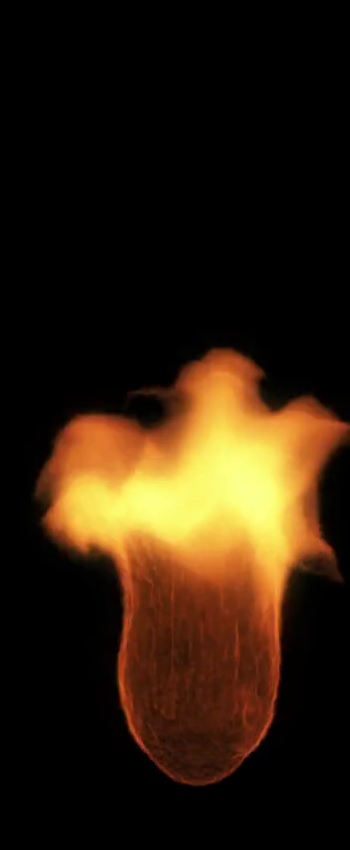
#> input picture energy/Light_a_Fire/graphics/crop_image_flame/frame_59.png, 350 x 850 px, found by its file name; its folder holds only this picture in this run
$ python change_pic.py
#> lines starting #> are read from the running program, lines starting #| are printed output that depends on the picture; after the words box and inside, x2 and y2 are one past the last pixel; in counts of white or black regions, pixels touching at a corner belong together
import os
import cv2
import numpy as np
import shutil


# [20 lines left out: functions rename_png, extract_numbers, not called in this run]


def remove_black_bg(source_folder_path, output_folder_path):
    os.makedirs(output_folder_path, exist_ok=True)

    # Lister et trier les fichiers du dossier source
    image_files = sorted(os.listdir(source_folder_path))

    # Appliquer la transparence aux images avec OpenCV
    for file_name in image_files:
        img_path = os.path.join(source_folder_path, file_name)
        img = cv2.imread(img_path, cv2.IMREAD_UNCHANGED)

        # Vérifier que l'image est bien chargée
        if img is None:
            print(f"⚠️ Impossible de lire l'image : {file_name}")
            continue

        # Convertir en RGBA si l'image n'a pas de canal alpha
        if img.shape[-1] != 4:
            img = cv2.cvtColor(img, cv2.COLOR_BGR2BGRA)

        #Détecter et rendre le fond noir transparent
        threshold = 50
        mask = (img[:, :, 0] < threshold) & (img[:, :, 1] < threshold) & (img[:, :, 2] < threshold)

        # #pour fond blanc
        # threshold = 200  # tu peux ajuster si besoin
        # mask = (img[:, :, 0] > threshold) & (img[:, :, 1] > threshold) & (img[:, :, 2] > threshold)

        img[mask, 3] = 0  # Appliquer la transparence

        # Sauvegarder avec le même nom
        transparent_img_path = os.path.join(output_folder_path, file_name)
        cv2.imwrite(transparent_img_path, img)

    print("✅ Toutes les images ont été traitées avec succès sans modifier leur nom !")


# [81 lines left out: functions extraction_pic, crop_image_center_down, not called in this run]


def rotate_images_90_degrees(input_folder, output_folder):
    # Crée le dossier de sortie s'il n'existe pas
    os.makedirs(output_folder, exist_ok=True)

    # Parcourt tous les fichiers dans le dossier d'entrée
    for filename in os.listdir(input_folder):
        input_path = os.path.join(input_folder, filename)

        # Vérifie que c'est un fichier image
        if filename.lower().endswith(('.png', '.jpg', '.jpeg', '.bmp', '.gif')):
            try:
                # Lis l'image avec OpenCV
                img = cv2.imread(input_path)
#> img is the input picture: shape (850, 350, 3); mean B, G, R 12.3, 29.9, 45.8

                if img is None:
                    print(f"Impossible de lire l'image : {filename}")
                    continue

                # Rotate l'image de 90 degrés dans le sens horaire
                rotated = cv2.rotate(img, cv2.ROTATE_90_CLOCKWISE)
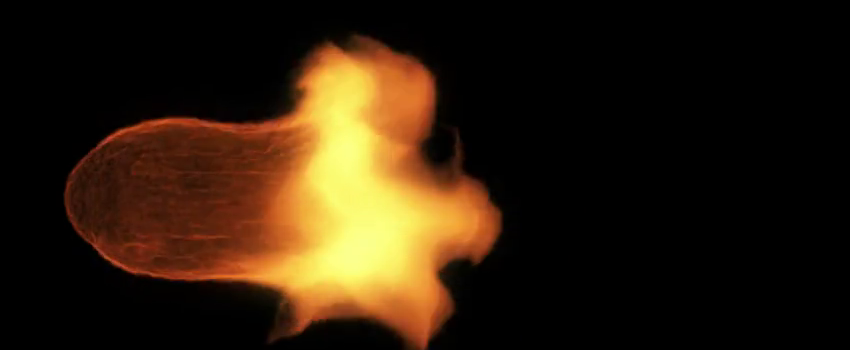
#> rotated: shape (350, 850, 3); mean B, G, R 12.3, 29.9, 45.8

                # Enregistre l'image tournée
                output_path = os.path.join(output_folder, filename)
                cv2.imwrite(output_path, rotated)
                print(f"Image sauvegardée : {output_path}")

            except Exception as e:
                print(f"Erreur avec {filename} : {e}")


# Exemple d'appel
# rotate_images_90_degrees("chemin/vers/dossier_source", "chemin/vers/dossier_sortie")


if __name__ == "__main__":

    #path_in = r"C:\Users\natou\Documents\GitHub\Museum_of_Science\energy\Light_a_Fire\graphics\video\smoke\crop_image_smoke"
    #path_out = r"C:\Users\natou\Documents\GitHub\Museum_of_Science\energy\Light_a_Fire\graphics\video\smoke\crop_image_smoke_rotate"
    path_in = r"C:\Users\natou\Documents\GitHub\Museum_of_Science\energy\Light_a_Fire\graphics\video\flame\crop_image_flame"
    path_out = r"C:\Users\natou\Documents\GitHub\Museum_of_Science\energy\Light_a_Fire\graphics\video\flame\crop_image_flame_rotate"
    #path_in = r"C:\Users\natou\Documents\GitHub\Museum_of_Science\energy\Light_a_Fire\graphics\video\thermometer"
    #path_out = path_in
    rotate_images_90_degrees(path_in,path_out)
    remove_black_bg(path_out, path_out)
#> in remove_black_bg, `mask = (img[:, :, 0] < threshold) & (img[:, :, 1] < threshold) & (img[..`:
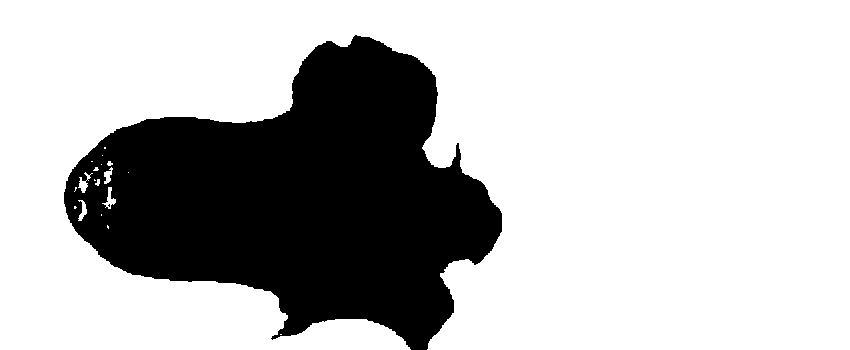
#> mask: shape (350, 850) bool; 73.4% white; 2 black regions (1 under 20 px), largest, box (x1, y1, x2, y2) and area: (64, 35, 502, 350) 79064

$ run again, on energy/Light_a_Fire/graphics/crop_image_flame/frame_66.png
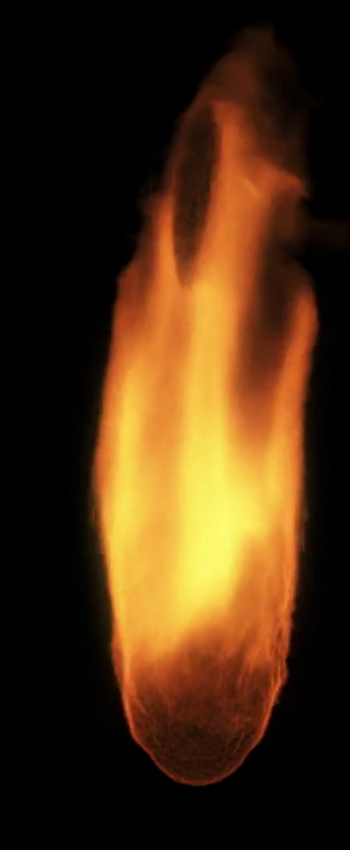
#> input picture energy/Light_a_Fire/graphics/crop_image_flame/frame_66.png, 350 x 850 px, found by its file name
#> in rotate_images_90_degrees, img is the input picture: shape (850, 350, 3); mean B, G, R 17.9, 45.7, 73.4
#> in rotate_images_90_degrees, `rotated = cv2.rotate(img, cv2.ROTATE_90_CLOCKWISE)`:
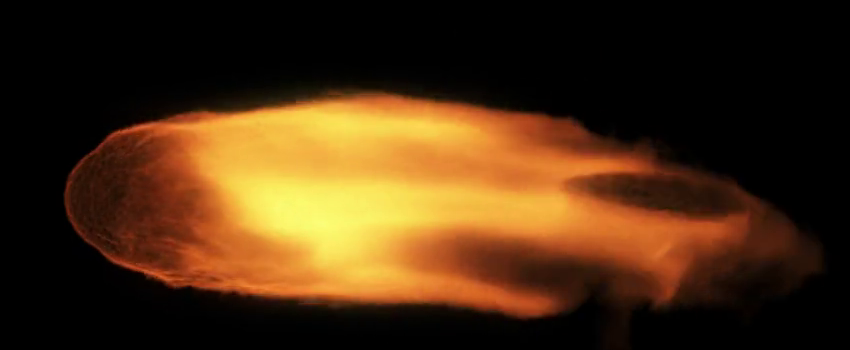
#> rotated: shape (350, 850, 3); mean B, G, R 17.9, 45.7, 73.4
#> in remove_black_bg, `mask = (img[:, :, 0] < threshold) & (img[:, :, 1] < threshold) & (img[..`:
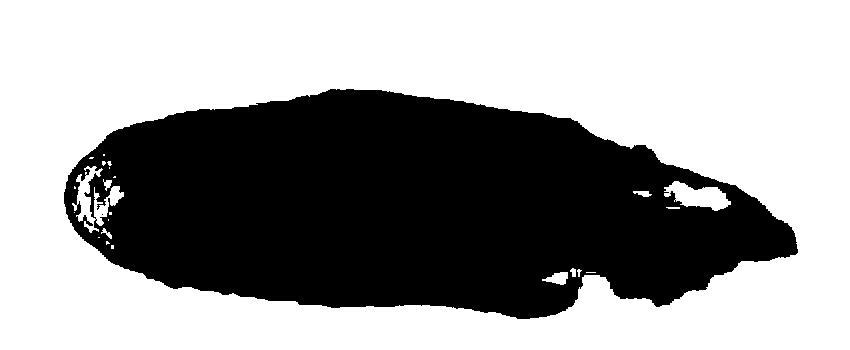
#> mask: shape (350, 850) bool; 60.9% white; 2 black regions (1 under 20 px), largest, box (x1, y1, x2, y2) and area: (64, 89, 798, 319) 116302

$ run again, on energy/Light_a_Fire/graphics/crop_image_flame/frame_69.png
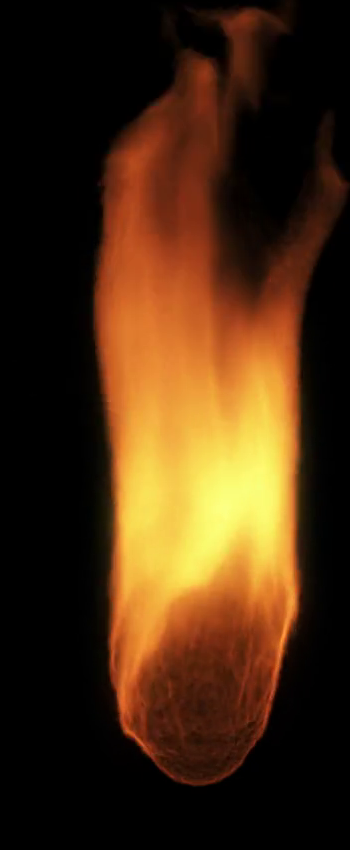
#> input picture energy/Light_a_Fire/graphics/crop_image_flame/frame_69.png, 350 x 850 px, found by its file name
#> in rotate_images_90_degrees, img is the input picture: shape (850, 350, 3); mean B, G, R 17.2, 43.6, 71.4
#> in rotate_images_90_degrees, `rotated = cv2.rotate(img, cv2.ROTATE_90_CLOCKWISE)`:
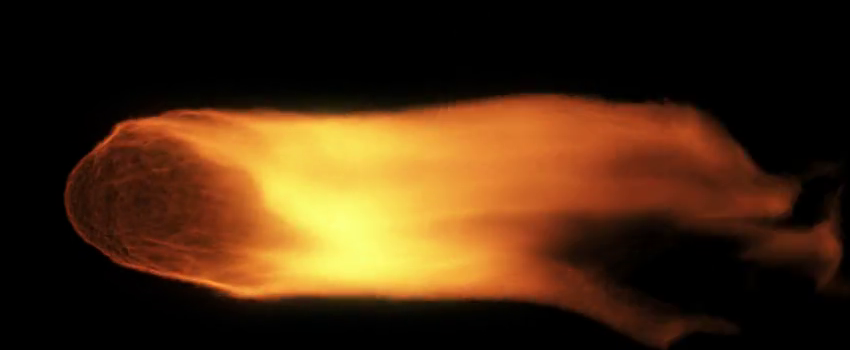
#> rotated: shape (350, 850, 3); mean B, G, R 17.2, 43.6, 71.4
#> in remove_black_bg, `mask = (img[:, :, 0] < threshold) & (img[:, :, 1] < threshold) & (img[..`:
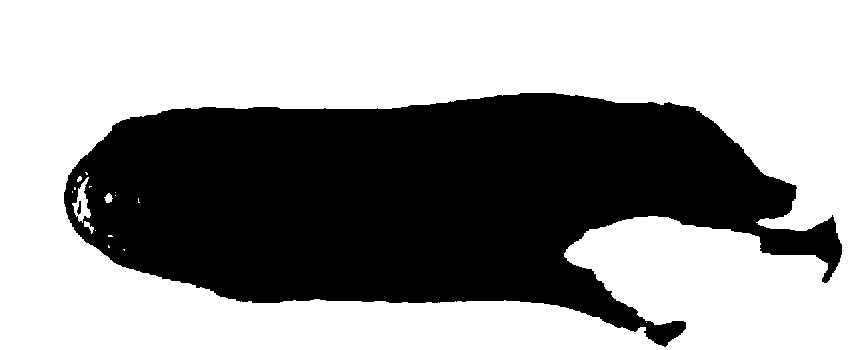
#> mask: shape (350, 850) bool; 60% white; 2 black regions, box (x1, y1, x2, y2) and area: (64, 93, 842, 347) 119036, (77, 201, 81, 215) 36

$ run again, on energy/Light_a_Fire/graphics/crop_image_flame/frame_76.png
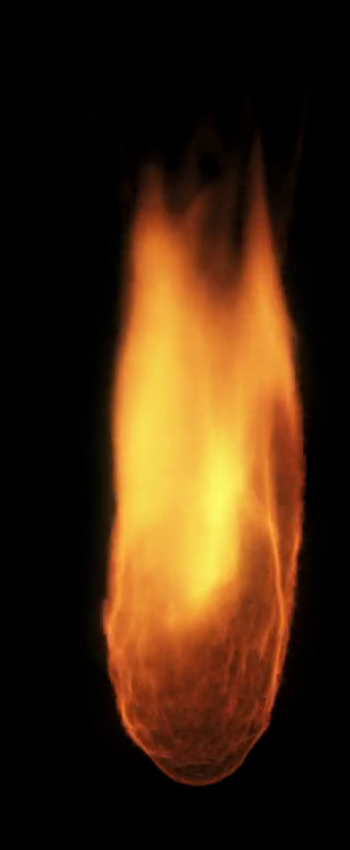
#> input picture energy/Light_a_Fire/graphics/crop_image_flame/frame_76.png, 350 x 850 px, found by its file name
#> in rotate_images_90_degrees, img is the input picture: shape (850, 350, 3); mean B, G, R 15, 39.1, 64.2
#> in rotate_images_90_degrees, `rotated = cv2.rotate(img, cv2.ROTATE_90_CLOCKWISE)`:
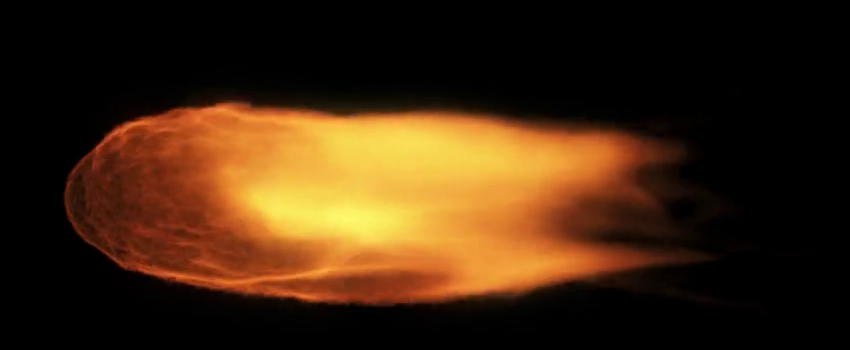
#> rotated: shape (350, 850, 3); mean B, G, R 15, 39.1, 64.2
#> in remove_black_bg, `mask = (img[:, :, 0] < threshold) & (img[:, :, 1] < threshold) & (img[..`:
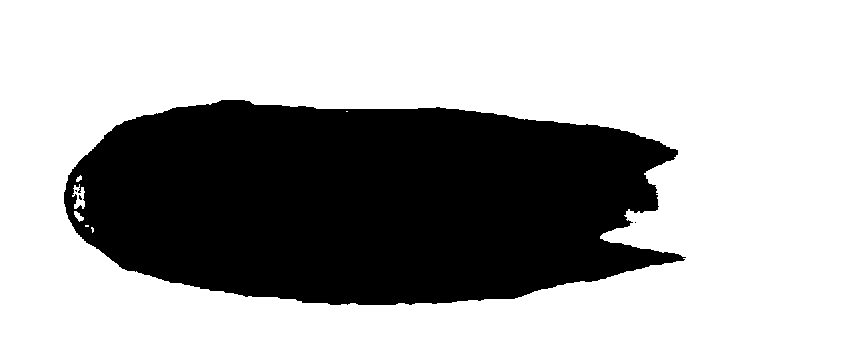
#> mask: shape (350, 850) bool; 66.5% white; 4 black regions (3 under 20 px), largest, box (x1, y1, x2, y2) and area: (64, 100, 686, 305) 99723

$ run again, on energy/Light_a_Fire/graphics/crop_image_flame/frame_61.png
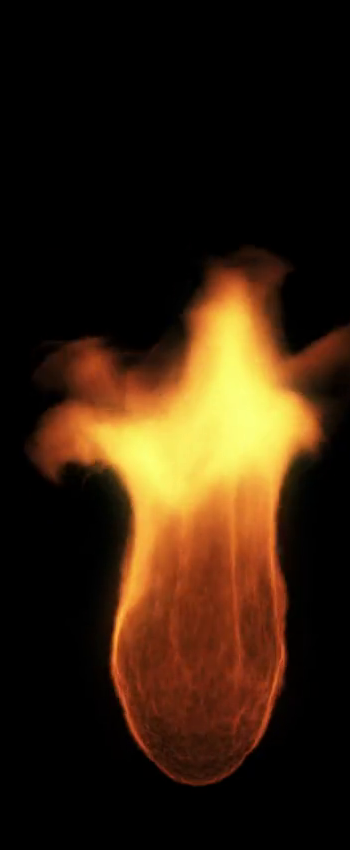
#> input picture energy/Light_a_Fire/graphics/crop_image_flame/frame_61.png, 350 x 850 px, found by its file name
#> in rotate_images_90_degrees, img is the input picture: shape (850, 350, 3); mean B, G, R 13, 32.1, 51.3
#> in rotate_images_90_degrees, `rotated = cv2.rotate(img, cv2.ROTATE_90_CLOCKWISE)`:
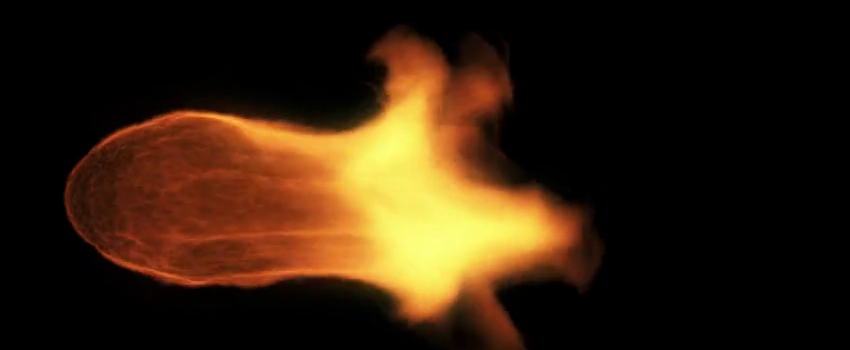
#> rotated: shape (350, 850, 3); mean B, G, R 13, 32.1, 51.3
#> in remove_black_bg, `mask = (img[:, :, 0] < threshold) & (img[:, :, 1] < threshold) & (img[..`:
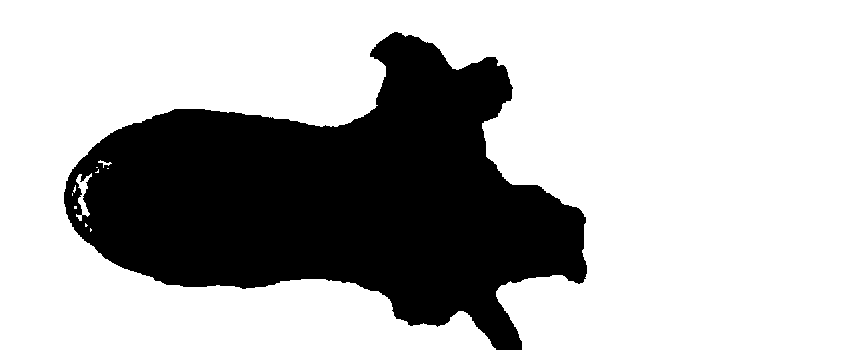
#> mask: shape (350, 850) bool; 70.4% white; 1 black region, box (x1, y1, x2, y2) and area: (64, 32, 587, 350) 88159
